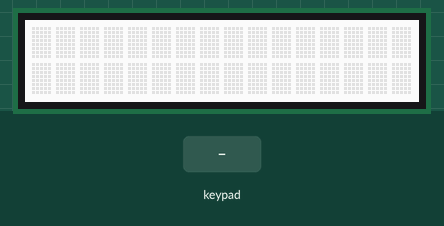
Simulated run of this sketch. Board: Arduino Uno, built with avr-gcc and run on an emulated ATmega328P. Shown: 16×2 character LCD. The test bench sets the inputs (shaded band).

Above: at 1.2 s.
1.3 s: key 'U' pressed
At 2.6 s:
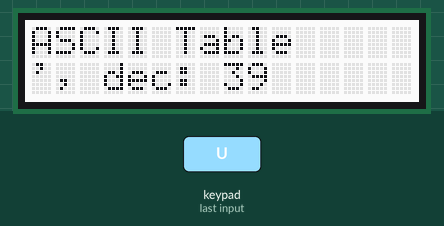
3.0 s: key 'D' pressed
At 3.9 s:
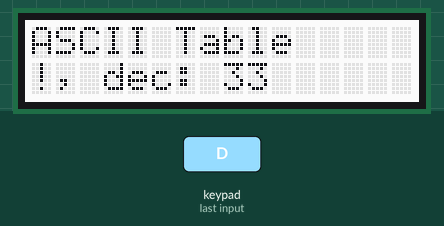
4.7 s: key 'R' pressed
At 5.8 s:
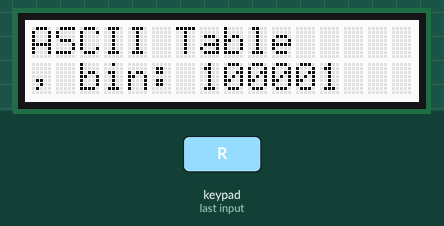
6.4 s: key 'L' pressed
At 6.52 s:
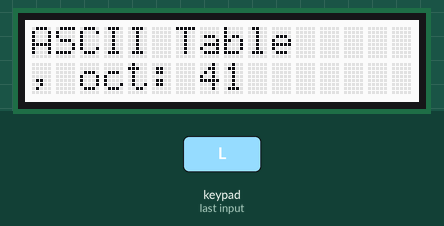
Timing chart, 0 to 9.1 s (numbered marks = the images above; inputs shaded):
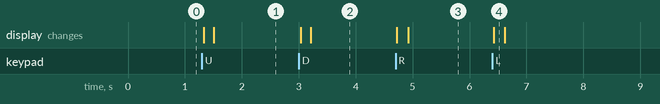

The sketch:

AsciiDisplay.ino
```cpp
/*********************

Example code for the Adafruit RGB Character LCD Shield and Library

This code displays text on the shield, and also reads the buttons on the keypad.
When a button is pressed, the backlight changes color.

**********************/

// include the library code:
#include <Wire.h>
#include <Adafruit_RGBLCDShield.h>
#include <utility/Adafruit_MCP23017.h>


// The shield uses the I2C SCL and SDA pins. On classic Arduinos
// this is Analog 4 and 5 so you can't use those for analogRead() anymore
// However, you can connect other I2C sensors to the I2C bus and share
// the I2C bus.
Adafruit_RGBLCDShield lcd = Adafruit_RGBLCDShield();

// These #defines make it easy to set the backlight color
#define RED 0x1
#define YELLOW 0x3
#define GREEN 0x2
#define TEAL 0x6
#define BLUE 0x4
#define VIOLET 0x5
#define WHITE 0x7

int thisByte = 33;
int move = 0;
double nowTime = 0;


void setup() {
  // Debugging output
  Serial.begin(9600);
  // set up the LCD's number of columns and rows:
  lcd.begin(16, 2); //Die Zeilen und Reihen werden gesetzt
  lcd.setBacklight(WHITE); //Die Hintergrundsfarbe wird gesetzt
}

uint8_t i = 0;
void loop() {
  uint8_t buttons = lcd.readButtons();//Die Zustände der Knöpfe werden eingelesen

  if (buttons) {//Wenn ein Knopf gedrückt ist
    lcd.setCursor(0, 0);//Der Cursor wird nach 0, 0 gesetzt
    if (buttons & BUTTON_UP) {//Wenn der Knopf gedrückt wird, wird alles "gecleared" und der Zähler (thisByte) wird um eins erhöht
      lcd.clear();
      lcd.print("ASCII Table");
      thisByte++;
      if (thisByte > 126) {//Zum reguliren der Obergrenze
        thisByte = 126;
      }
      move = 0;
    }
    if (buttons & BUTTON_DOWN) {//Wenn der Knopf gedrückt wird, wird alles "gecleared" und der Zähler (thisByte) wird um eins gesenkt
      lcd.clear();
      lcd.print("ASCII Table");
      thisByte--;
      if (thisByte < 33) {//Zum reguliren der Untergrenze
        thisByte = 33;
      }
      move = 0;
    }
    if (buttons & BUTTON_LEFT) {//Der Zähler move um eins gesenkt
      move--;
      lcd.clear();
      if (move < 0) {//Zum reguliren der Untergrenze
        move = 0;
      }
    }
    if (buttons & BUTTON_RIGHT) {//Der Zähler move um eins erhöht
      move++;
      lcd.clear();
      if (move > 3) {//Zum reguliren der Obergrenze
        move = 3;
      }
    }
    lcd.setCursor(0, 0);
    lcd.print("ASCII Table");
    lcd.setCursor(0, 1);
    switch (move) {//Hier wird geguckt welcher zustand gerade ist, also ob man nach rechts oder links gehen will
      case 0:
        lcd.print(char(thisByte));
        lcd.print(", dec: ");
        lcd.print(thisByte);
        break;
      case 1:
        lcd.print(", hex: ");
        lcd.print(thisByte, HEX);
        break;
      case 2:
        lcd.print(", oct: ");
        lcd.print(thisByte, OCT);
        break;
      case 3:
        lcd.print(", bin: ");
        lcd.println(thisByte, BIN);
        break;
    }
  }
}
```

Measured:
- after the input at 1.3 s, the display: first changes at once (image 1 shows a later state)
- after the input at 3.0 s, the display: first changes at once (image 2 shows a later state)
- after the input at 4.7 s, the display: first changes at once (image 3 shows a later state)
- after the input at 6.4 s, the display: changes at once (image 4)
